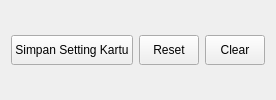
       <widget class="QWidget" name="widget_12" native="true">
        <layout class="QGridLayout" name="gridLayout_12">
         <item row="0" column="1">
          <widget class="QPushButton" name="btn_reset">
           <property name="minimumSize">
            <size>
             <width>0</width>
             <height>30</height>
            </size>
           </property>
           <property name="maximumSize">
            <size>
             <width>60</width>
             <height>16777215</height>
            </size>
           </property>
           <property name="text">
            <string>Reset</string>
           </property>
          </widget>
         </item>
         <item row="0" column="0">
          <widget class="QPushButton" name="btn_save_setting">
           <property name="minimumSize">
            <size>
             <width>0</width>
             <height>30</height>
            </size>
           </property>
           <property name="text">
            <string>Simpan Setting Kartu</string>
           </property>
          </widget>
         </item>
         <item row="0" column="2">
          <widget class="QPushButton" name="btn_clear">
           <property name="minimumSize">
            <size>
             <width>0</width>
             <height>30</height>
            </size>
           </property>
           <property name="maximumSize">
            <size>
             <width>60</width>
             <height>16777215</height>
            </size>
           </property>
           <property name="text">
            <string>Clear</string>
           </property>
          </widget>
         </item>
        </layout>
       </widget>
